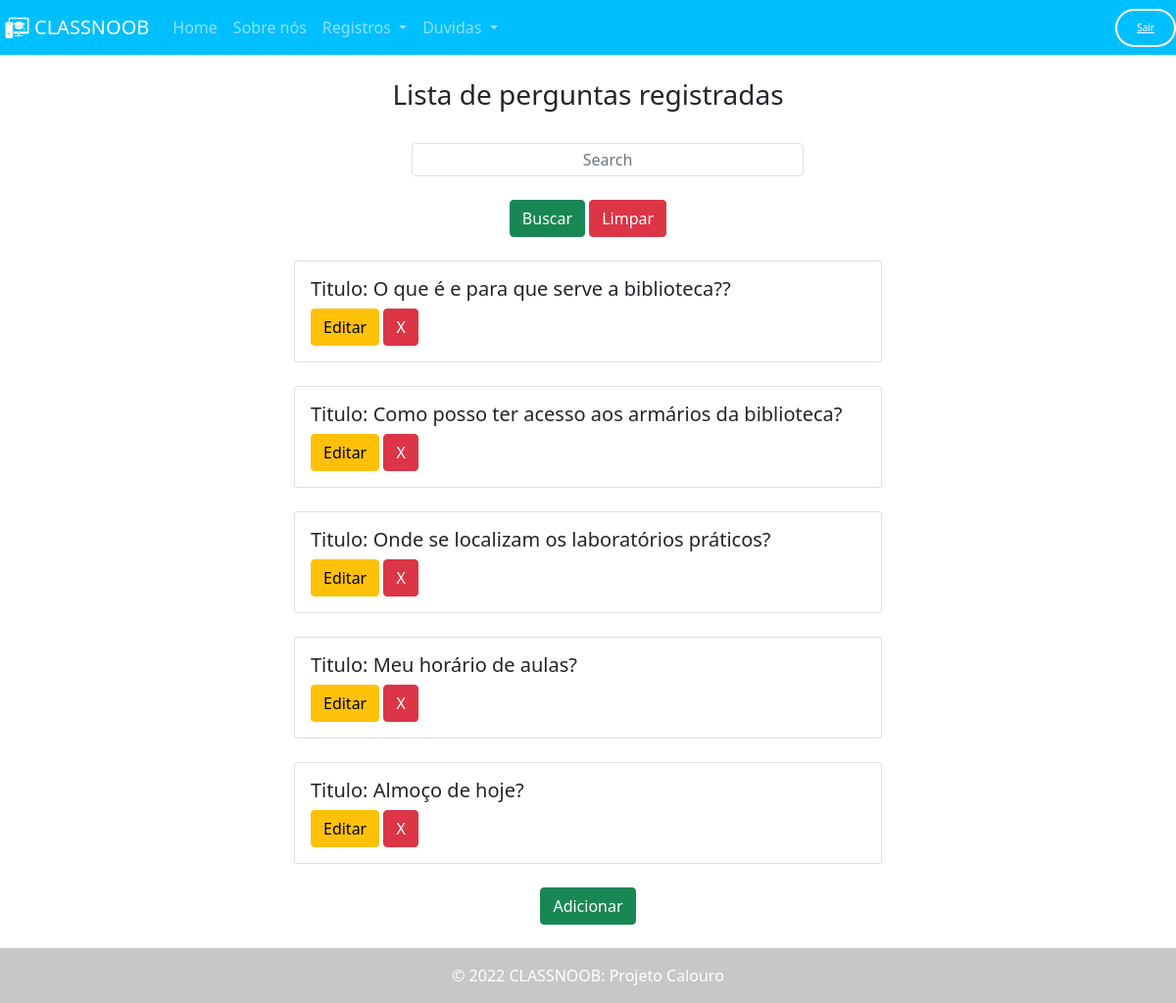
The app's page /list/ (signed in) with its own data.
### plataforma/models.py (models this page shows, shortened)
class Link(models.Model):
    titulo = models.CharField(max_length=50)
    descricao = models.TextField()
    data_criacao = models.DateField(auto_now_add=True)
    arquivo = models.FileField(upload_to='uploads/', default="",blank=True)

### plataforma/views.py (the view)
# urls.py: path('list/', Link_List.as_view(), name="Link_List"),
class Link_List(GroupRequiredMixin, ListView ):
    model = Link
    group_required = u"Adiministrador"
    template_name = 'list.html'
    paginate_by = 5
    def get_queryset(self):
        caminho_link = self.request.GET.get('titulo')
        if caminho_link:
            Links = Link.objects.filter(titulo__icontains=caminho_link)
        else:
            Links = Link.objects.all()
        return Links

### plataforma/templates/list.html (shortened to what this page needs)
{% extends 'base.html' %}
{% load static %}
{% load crispy_forms_tags %}
{%block 'head'%}
    <link rel="stylesheet" href="{% static 'plataforma/css/list.css'%}">
    <link rel="stylesheet" href="https://cdn.jsdelivr.net/npm/bootstrap@5.1.3/dist/css/bootstrap.min.css">
{%endblock%}
{% block 'body' %}
{% if request.user.is_authenticated%}
<br>
<h3> Lista de perguntas registradas  </h3>
<br>
<div class="BuscarList">
 <form action="?" method="GET" class="form">
    <input type="text" name="titulo" id="" value="{{ request.GET.titulo }}" class="p-1 border form-control" style="margin-left: 35%; width: 400px;" autocomplete="off" placeholder="Search"><br>
    <button type="submit" class="btn btn-success" style="margin-left: 0%;" title="Buscar">Buscar</button>
    <a href="{%url 'Link_List'%}" class="btn btn-danger" title="Limpar">Limpar</a>
 </form>
</div>
            {% for Link in object_list %}
            <div class="card mb-3 col-6" style="margin-left:25%; margin-top: 2%;">
              <div class="card-body">
                <h5 class="card-title">Titulo: {{Link.titulo}}</h5>
                    <a href="{% url 'Link_Update' Link.pk%}" class="btn btn-warning btn-sn" title="Editar">Editar</a>
                    <a href="{% url 'Link_Delete' Link.pk%}" class="btn btn-danger btn-sn" title="Excluir">X</a>
              </div>
            </div>
            {% empty %}
            <tr>
                <td colspan="2"> Nenhum campo registrado. </td>
            </tr>
            {% endfor %}
<div class="botão">
    <a href="{% url 'Link_Create'%}" class="btn btn-success btn-sn form" title="Adicionar">Adicionar</a><br><br><br><br>
</div>
{%endif%}
{%endblock%}

### templates/static/plataforma/css/list.css (style rules this page uses)
h3 { text-align: center; }
.botão { padding: 8px; text-align: center; }
.BuscarList { text-align: center; }

### templates/static/plataforma/css/home.css (style rules this page uses)
.form-control { text-align: center; }

### records on screen
Link: titulo "O que é e para que serve a biblioteca??"
Link: titulo "Como posso ter acesso aos armários da biblioteca?"
Link: titulo "Onde se localizam os laboratórios práticos?"
Link: titulo "Meu horário de aulas?"
Link: titulo "Almoço de hoje?"
